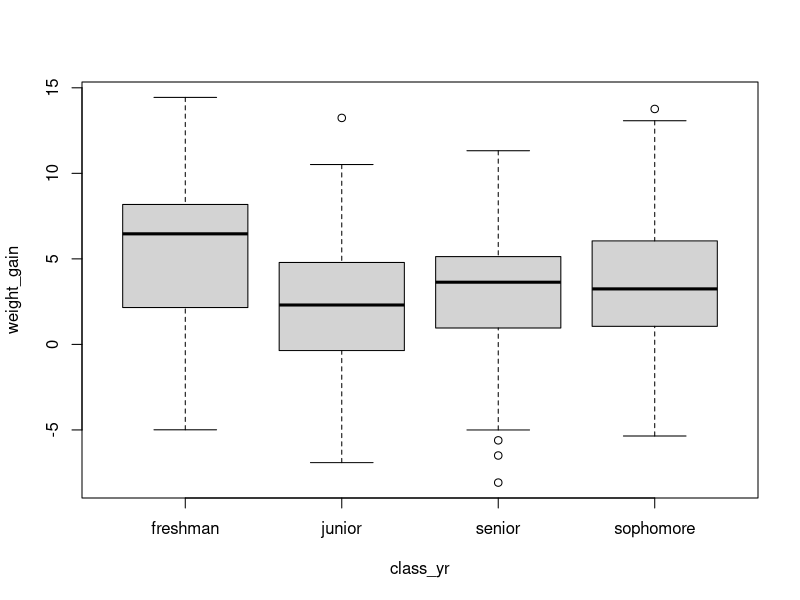

Recreate this plot in R.
set.seed(12345)

#read.csv("weight_gain.csv")                #we would use this to read a file
                                            # (if we had one)
                                            #but we will use simulated data

n_year = 100                                #number of students in each year

class_yr = c(rep("freshman",n_year),        #vector of class names
      rep("sophomore",n_year),rep("junior",n_year),rep("senior",n_year))

class_means = c(4.53,3.14,2.25,2.25)        #vector of class means

sigma = 4                                   #error standard deviation

weight_gain = rep(class_means,each=n_year)  + rnorm(length(class_yr),0,sigma)         #generate simulated data

boxplot(weight_gain ~ class_yr)             #show a boxplot of the simulated data

df = data.frame(weight_gain,class_yr)       #make a dataframe for the simulated data

write.csv(df,file="weight_gain.csv")        #save the dataframe in a file

wt_gain = aov(weight_gain ~ class_yr, data=df)   #run the ANOVA

summary(wt_gain)                            #show the ANOVA results

TukeyHSD(wt_gain)                           #follow-up test to see which classes differ
                                            #significant if lwr and upr have the same sign

#on my computer, with the random seed 12345, the results indicated that freshmen 
#were significantly different from the other three classes